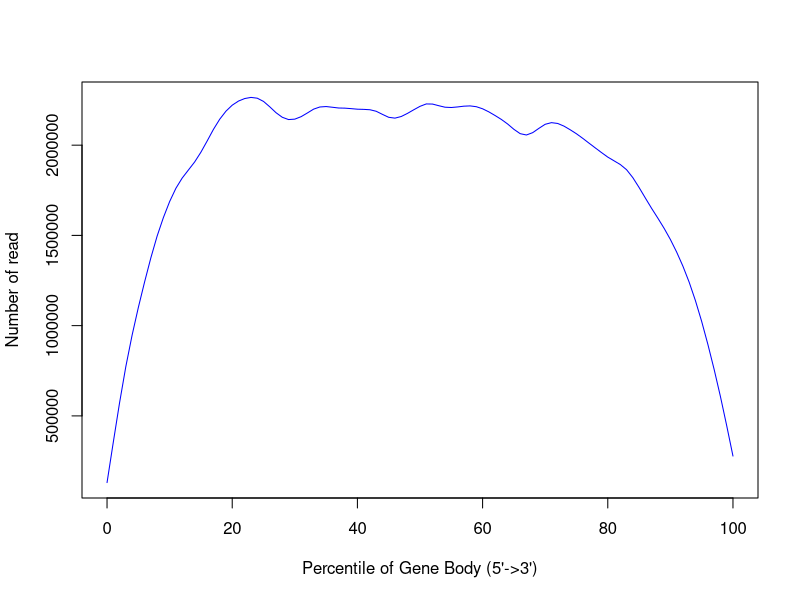

Reproduce this figure in R.
png('/rds/user/is460/hpc-work/muscle-rnaseq/ezbamqc/output/figs/srpk3_hom_ttnb_wt_7.geneBodyCoverage.png',width=500,height=500,units='px')
x=c(0,1,2,3,4,5,6,7,8,9,10,11,12,13,14,15,16,17,18,19,20,21,22,23,24,25,26,27,28,29,30,31,32,33,34,35,36,37,38,39,40,41,42,43,44,45,46,47,48,49,50,51,52,53,54,55,56,57,58,59,60,61,62,63,64,65,66,67,68,69,70,71,72,73,74,75,76,77,78,79,80,81,82,83,84,85,86,87,88,89,90,91,92,93,94,95,96,97,98,99,100)
y=c(124526,338902,575383,805302,950189,1087006,1221990,1389852,1502925,1595611,1673705,1778244,1842195,1840482,1889718,1969317,2002465,2100616,2158285,2178869,2230251,2242115,2241279,2281215,2255699,2255701,2219750,2171458,2141859,2138524,2141963,2157919,2166522,2214048,2223151,2222983,2192762,2194934,2222889,2199885,2190233,2193104,2200742,2210196,2174091,2137087,2133389,2165082,2180971,2188819,2209639,2247607,2247081,2200816,2199675,2208382,2208234,2221187,2217523,2218685,2203046,2183293,2157456,2144099,2127018,2109535,2038004,2033475,2070899,2092123,2127846,2143396,2116946,2098224,2081197,2068041,2038765,2005630,1987701,1961507,1933127,1885813,1906981,1883103,1823993,1756878,1708906,1634678,1595334,1549435,1474974,1405249,1330621,1242582,1143081,1026110,887764,756843,614216,452658,264823)
smoothsp = smooth.spline(x,y,spar=0.35)
plot(smoothsp,type="l",col="blue",xlab="Percentile of Gene Body (5'->3')",ylab="Number of read",xlim=c(0,100))
dev.state = dev.off()